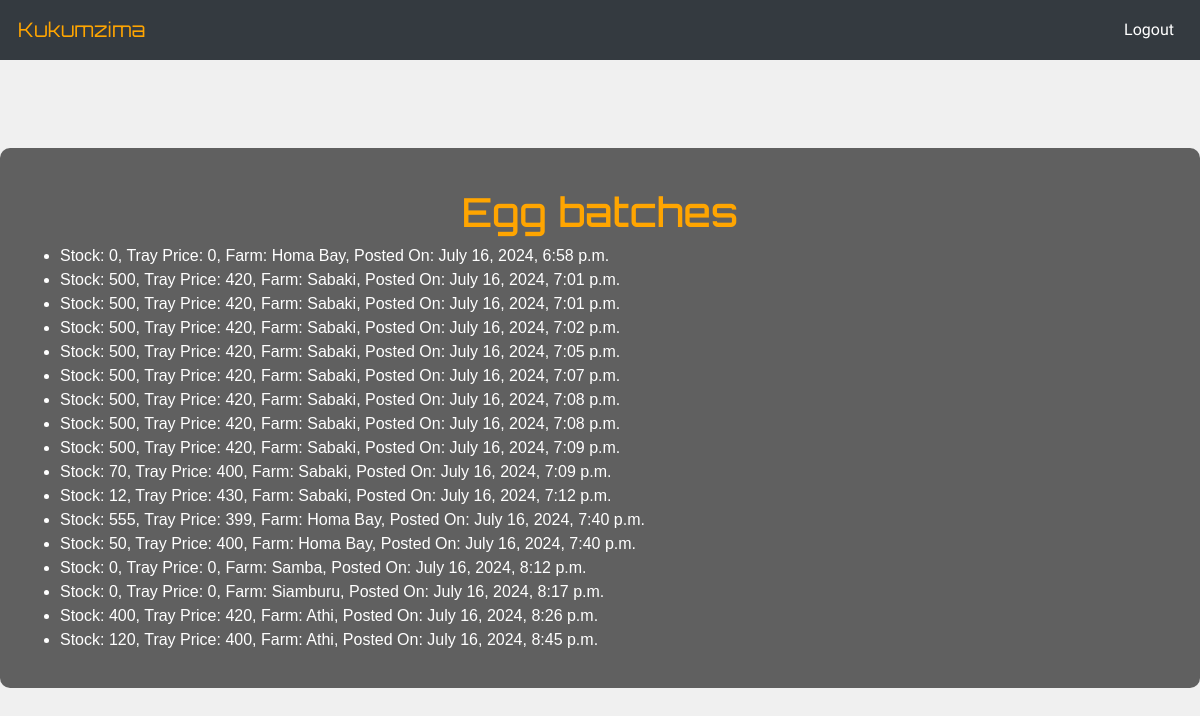
The app's page /egg-inventory-list/ (signed in) with its own data.
### core/models.py (models this page shows, shortened)
class eggInventory(models.Model):
    farm = models.ForeignKey(Farm, on_delete=models.CASCADE, related_name='egg_inventories')
    stock = models.IntegerField()
    trayPrice = models.IntegerField()
    posted_on = models.DateTimeField(auto_now_add=True)
    batch_number = models.CharField(max_length=100, default='default_batch')

class Farm(models.Model):
    farmer = models.ForeignKey(Farmer, on_delete=models.CASCADE)
    name = models.CharField(max_length=100)
    location = models.CharField(max_length=255)
    numberOfhens = models.PositiveIntegerField()

### core/views.py (the view)
# urls.py: path('egg-inventory-list/', egg_inventory_list, name='egg_inventory_list'),
def egg_inventory_list(request):
    egg_inventories = eggInventory.objects.all()
    context = {
        'egg_inventories': egg_inventories,
    }
    return render(request, 'core/egg_inventory_list.html', context)

### core/templates/core/egg_inventory_list.html (shortened to what this page needs)
{% extends 'core/base.html' %}
{% block content %}
<h1>Egg batches</h1>
<ul>
    {% for inventory in egg_inventories %}
    <li>
        Stock: {{ inventory.stock }},
        Tray Price: {{ inventory.trayPrice }},
        Farm: {{ inventory.farm.name }},
        Posted On: {{ inventory.posted_on }}
    </li>
    {% empty %}
    <li>No egg inventories found.</li>
    {% endfor %}
</ul>
</body>
{% endblock %}

### core/templates/core/base.html (style rules this page uses)
body { font-family: Arial, sans-serif; background-color: #f0f0f0; color: #333333; margin: 0; padding: 0; background-image: url('https://images5.alphacoders.com/867/867097.jpg '); background-size:cover; background-repeat: no-repeat; }
h1 { font-family: 'Orbitron', sans-serif; color: orange; text-align: center; margin-top: 20px; }

### records on screen
eggInventory: stock "0", trayPrice "0", farm.name "Homa Bay", posted_on "July 16, 2024, 6:58 p.m."
eggInventory: stock "500", trayPrice "420", farm.name "Sabaki", posted_on "July 16, 2024, 7:01 p.m."
eggInventory: stock "500", trayPrice "420", farm.name "Sabaki", posted_on "July 16, 2024, 7:01 p.m."
eggInventory: stock "500", trayPrice "420", farm.name "Sabaki", posted_on "July 16, 2024, 7:02 p.m."
eggInventory: stock "500", trayPrice "420", farm.name "Sabaki", posted_on "July 16, 2024, 7:05 p.m."
eggInventory: stock "500", trayPrice "420", farm.name "Sabaki", posted_on "July 16, 2024, 7:07 p.m."
eggInventory: stock "500", trayPrice "420", farm.name "Sabaki", posted_on "July 16, 2024, 7:08 p.m."
eggInventory: stock "500", trayPrice "420", farm.name "Sabaki", posted_on "July 16, 2024, 7:08 p.m."
eggInventory: stock "500", trayPrice "420", farm.name "Sabaki", posted_on "July 16, 2024, 7:09 p.m."
eggInventory: stock "70", trayPrice "400", farm.name "Sabaki", posted_on "July 16, 2024, 7:09 p.m."
eggInventory: stock "12", trayPrice "430", farm.name "Sabaki", posted_on "July 16, 2024, 7:12 p.m."
eggInventory: stock "555", trayPrice "399", farm.name "Homa Bay", posted_on "July 16, 2024, 7:40 p.m."
eggInventory: stock "50", trayPrice "400", farm.name "Homa Bay", posted_on "July 16, 2024, 7:40 p.m."
eggInventory: stock "0", trayPrice "0", farm.name "Samba", posted_on "July 16, 2024, 8:12 p.m."
eggInventory: stock "0", trayPrice "0", farm.name "Siamburu", posted_on "July 16, 2024, 8:17 p.m."
eggInventory: stock "400", trayPrice "420", farm.name "Athi", posted_on "July 16, 2024, 8:26 p.m."
eggInventory: stock "120", trayPrice "400", farm.name "Athi", posted_on "July 16, 2024, 8:45 p.m."
